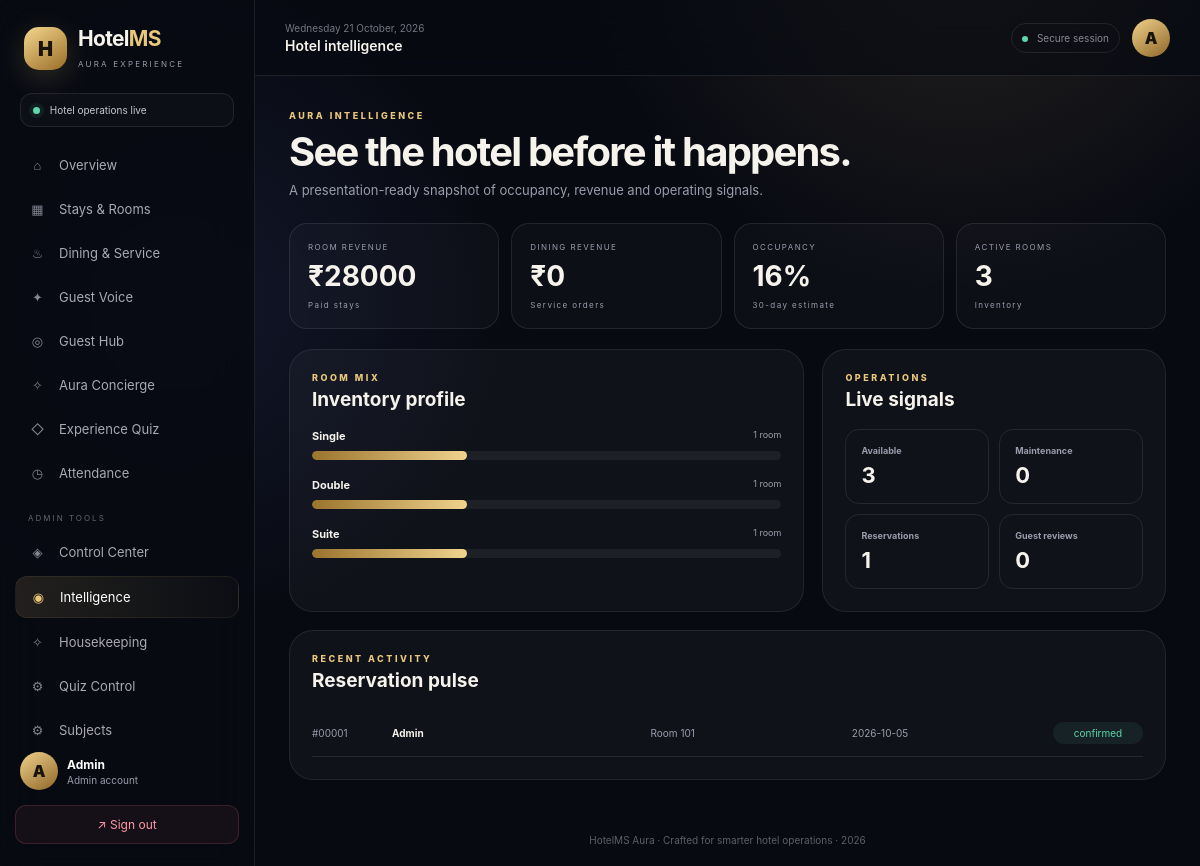
The app's page /analytics (signed in) with its own data.
### models.py (models this page shows, shortened)
class User(UserMixin, db.Model):
    id = db.Column(db.Integer, primary_key=True)
    name = db.Column(db.String(120), nullable=False)
    email = db.Column(db.String(120), unique=True, nullable=False)
    password_hash = db.Column(db.String(255), nullable=False)
    role = db.Column(db.String(20), nullable=False, default="guest")
    created_at = db.Column(db.DateTime, default=datetime.utcnow)

class Room(db.Model):
    id = db.Column(db.Integer, primary_key=True)
    room_number = db.Column(db.String(10), unique=True, nullable=False)
    room_type = db.Column(db.String(50), nullable=False)  # Single, Double, Suite
    price_per_night = db.Column(db.Float, nullable=False)
    status = db.Column(db.String(20), default="available")  # available, booked, maintenance

class Booking(db.Model):
    id = db.Column(db.Integer, primary_key=True)
    guest_id = db.Column(db.Integer, db.ForeignKey("user.id"), nullable=False)
    room_id = db.Column(db.Integer, db.ForeignKey("room.id"), nullable=False)
    check_in = db.Column(db.Date, nullable=False)
    check_out = db.Column(db.Date, nullable=False)
    payment_status = db.Column(db.String(20), default="pending")  # pending, paid
    status = db.Column(db.String(20), default="confirmed")  # confirmed, cancelled, completed
    created_at = db.Column(db.DateTime, default=datetime.utcnow)
    guest = db.relationship("User", backref="bookings")
    room = db.relationship("Room", backref="bookings")

### routes/advanced_routes.py (the view)
@advanced_bp.route("/analytics")
@login_required
def analytics():
    if current_user.role != "admin":
        abort(403)
    rooms = Room.query.all()
    bookings = Booking.query.all()
    orders = Order.query.all()
    total_room_revenue = sum(b.room.price_per_night * max(0, (b.check_out - b.check_in).days) for b in bookings if b.payment_status == "paid" and b.status != "cancelled")
    food_revenue = sum(o.total_bill for o in orders if o.status != "cancelled")
    total_capacity = max(1, len(rooms) * 30)
    sold_nights = sum(max(0, (b.check_out - b.check_in).days) for b in bookings if b.status != "cancelled")
    occupancy = min(100, round((sold_nights / total_capacity) * 100))
    room_types = {}
    for room in rooms:
        room_types[room.room_type] = room_types.get(room.room_type, 0) + 1
    top_rooms = sorted(room_types.items(), key=lambda x: x[1], reverse=True)
    recent = sorted(bookings, key=lambda b: b.created_at or datetime.min, reverse=True)[:8]
    return render_template("advanced/analytics.html", rooms=rooms, bookings=bookings, total_room_revenue=total_room_revenue, food_revenue=food_revenue, occupancy=occupancy, top_rooms=top_rooms, recent=recent)

### templates/advanced/analytics.html
{% extends 'base.html' %}{% block title %}Aura Intelligence{% endblock %}{% block pagetitle %}Hotel intelligence{% endblock %}
{% block content %}<div class="page-intro"><div><span class="eyebrow">AURA INTELLIGENCE</span><h1>See the hotel before it happens.</h1><p class="muted">A presentation-ready snapshot of occupancy, revenue and operating signals.</p></div></div><div class="intel-stats"><div><span>ROOM REVENUE</span><strong>₹{{ '%.0f'|format(total_room_revenue) }}</strong><small>Paid stays</small></div><div><span>DINING REVENUE</span><strong>₹{{ '%.0f'|format(food_revenue) }}</strong><small>Service orders</small></div><div><span>OCCUPANCY</span><strong>{{ occupancy }}%</strong><small>30-day estimate</small></div><div><span>ACTIVE ROOMS</span><strong>{{ rooms|length }}</strong><small>Inventory</small></div></div><div class="intel-grid"><section class="panel"><div class="panel-head"><div><span class="eyebrow">ROOM MIX</span><h2>Inventory profile</h2></div></div>{% for name,count in top_rooms %}<div class="bar-row"><div><b>{{ name }}</b><span>{{ count }} room{{ 's' if count != 1 }}</span></div><div class="bar"><i style="width:{{ (count / (rooms|length or 1) * 100)|round }}%"></i></div></div>{% endfor %}</section><section class="panel"><div class="panel-head"><div><span class="eyebrow">OPERATIONS</span><h2>Live signals</h2></div></div><div class="signal-list"><div><b>Available</b><strong>{{ rooms|selectattr('status','equalto','available')|list|length }}</strong></div><div><b>Maintenance</b><strong>{{ rooms|selectattr('status','equalto','maintenance')|list|length }}</strong></div><div><b>Reservations</b><strong>{{ bookings|length }}</strong></div><div><b>Guest reviews</b><strong>{{ current_user.reviews|length }}</strong></div></div></section></div><section class="panel"><div class="panel-head"><div><span class="eyebrow">RECENT ACTIVITY</span><h2>Reservation pulse</h2></div></div><div class="intel-table">{% for b in recent %}<div><span>#{{ '%05d'|format(b.id) }}</span><b>{{ b.guest.name }}</b><span>Room {{ b.room.room_number }}</span><span>{{ b.check_in }}</span><em>{{ b.status }}</em></div>{% else %}<p class="muted">No reservation activity.</p>{% endfor %}</div></section>{% endblock %}

### templates/base.html (shortened to what this page needs)
<!doctype html>
<html lang="en">
<head>
    <link rel="stylesheet" href="{{ url_for('static', filename='css/style.css') }}">
</head>
<body class="{% if current_user.is_authenticated %}app-shell{% else %}auth-shell{% endif %}">
{% if current_user.is_authenticated %}
<aside class="sidebar" id="sidebar">
    <div class="brand">
        <div class="brandmark">H</div>
        <div><h2>Hotel<span>MS</span></h2><small>AURA EXPERIENCE</small></div>
    </div>
    <div class="welcome-mini"><span class="pulse"></span> Hotel operations live</div>
    <nav class="nav">
        <a href="{{ url_for('auth.dashboard') }}" class="{{ 'active' if request.endpoint == 'auth.dashboard' }}"><i>⌂</i> Overview</a>
        <a href="{{ url_for('booking.rooms') }}" class="{{ 'active' if request.blueprint == 'booking' }}"><i>▦</i> Stays & Rooms</a>
        <a href="{{ url_for('service.menu') }}" class="{{ 'active' if request.blueprint == 'service' }}"><i>♨</i> Dining & Service</a>
        <a href="{{ url_for('review.list_reviews') }}" class="{{ 'active' if request.blueprint == 'review' }}"><i>✦</i> Guest Voice</a>
        <a href="{{ url_for('advanced.guest_hub') }}" class="{{ 'active' if request.endpoint == 'advanced.guest_hub' }}"><i>◎</i> Guest Hub</a>
        <a href="{{ url_for('advanced.concierge') }}" class="{{ 'active' if request.endpoint == 'advanced.concierge' }}"><i>✧</i> Aura Concierge</a>
        <a href="{{ url_for('quiz.quiz_home') }}" class="{{ 'active' if request.blueprint == 'quiz' }}"><i>◇</i> Experience Quiz</a>
        {% if current_user.role in ['teacher', 'admin'] %}
        <a href="{{ url_for('attendance.mark_attendance') }}" class="{{ 'active' if request.blueprint == 'attendance' }}"><i>◷</i> Attendance</a>
        {% elif current_user.role == 'student' %}
        <a href="{{ url_for('attendance.my_attendance') }}" class="{{ 'active' if request.blueprint == 'attendance' }}"><i>◷</i> My Attendance</a>
        {% endif %}
        {% if current_user.role == 'admin' %}
        <div class="nav-label">ADMIN TOOLS</div>
        <a href="{{ url_for('admin.control') }}" class="{{ 'active' if request.blueprint == 'admin' }}"><i>◈</i> Control Center</a>
        <a href="{{ url_for('advanced.analytics') }}" class="{{ 'active' if request.endpoint == 'advanced.analytics' }}"><i>◉</i> Intelligence</a>
        <a href="{{ url_for('housekeeping.board') }}" class="{{ 'active' if request.blueprint == 'housekeeping' }}"><i>✧</i> Housekeeping</a>
        <a href="{{ url_for('quiz.manage_questions') }}"><i>⚙</i> Quiz Control</a>
        <a href="{{ url_for('attendance.manage_subjects') }}"><i>⚙</i> Subjects</a>
        {% endif %}
    </nav>
    <div class="sidebar-bottom">
        <div class="mini-profile"><div class="avatar">{{ current_user.name[0]|upper }}</div><div><strong>{{ current_user.name }}</strong><small>{{ current_user.role|capitalize }} account</small></div></div>
        <a class="logout" href="{{ url_for('auth.logout') }}">↗ Sign out</a>
    </div>
</aside>
<main class="main">
    <header class="topbar">
        <div class="top-left"><button class="menu" id="menuBtn">☰</button><div><div class="date" id="date"></div><h3>{% block pagetitle %}Welcome back{% endblock %}</h3></div></div>
        <div class="top-right"><div class="top-status"><span></span> Secure session</div><div class="avatar">{{ current_user.name[0]|upper }}</div></div>
    </header>
    <section class="content">
{% else %}
<main class="auth-wrapper">
{% endif %}
    {% block content %}{% endblock %}
{% if current_user.is_authenticated %}
    </section>
    <footer>HotelMS Aura · Crafted for smarter hotel operations · 2026</footer>
</main>
{% else %}
</main>
{% endif %}
</body>
</html>

### records on screen
User: name "A", name "Admin", role "Admin"
Room: room_type "Single", id "1", {{ (count / (rooms|length or 1) * 100)|round }} 33.0 (drawn)
Room: room_type "Double", count "1", {{ (count / (rooms|length or 1) * 100)|round }} 33.0 (drawn)
Room: room_type "Suite", count "1", {{ (count / (rooms|length or 1) * 100)|round }} 33.0 (drawn)
Booking: id "00001", guest.name "Admin", room.room_number "101", check_in "2026-10-05", status "confirmed"

### other values on screen
{{ '%.0f'|format(total_room_revenue) }} "28000"
{{ '%.0f'|format(food_revenue) }} "0"
{{ occupancy }} "16"
{{ rooms|length }} "3"
{{ rooms|selectattr('status','equalto','available')|list|length }} "3"
{{ rooms|selectattr('status','equalto','maintenance')|list|length }} "0"
{{ bookings|length }} "1"
{{ current_user.reviews|length }} "0"
